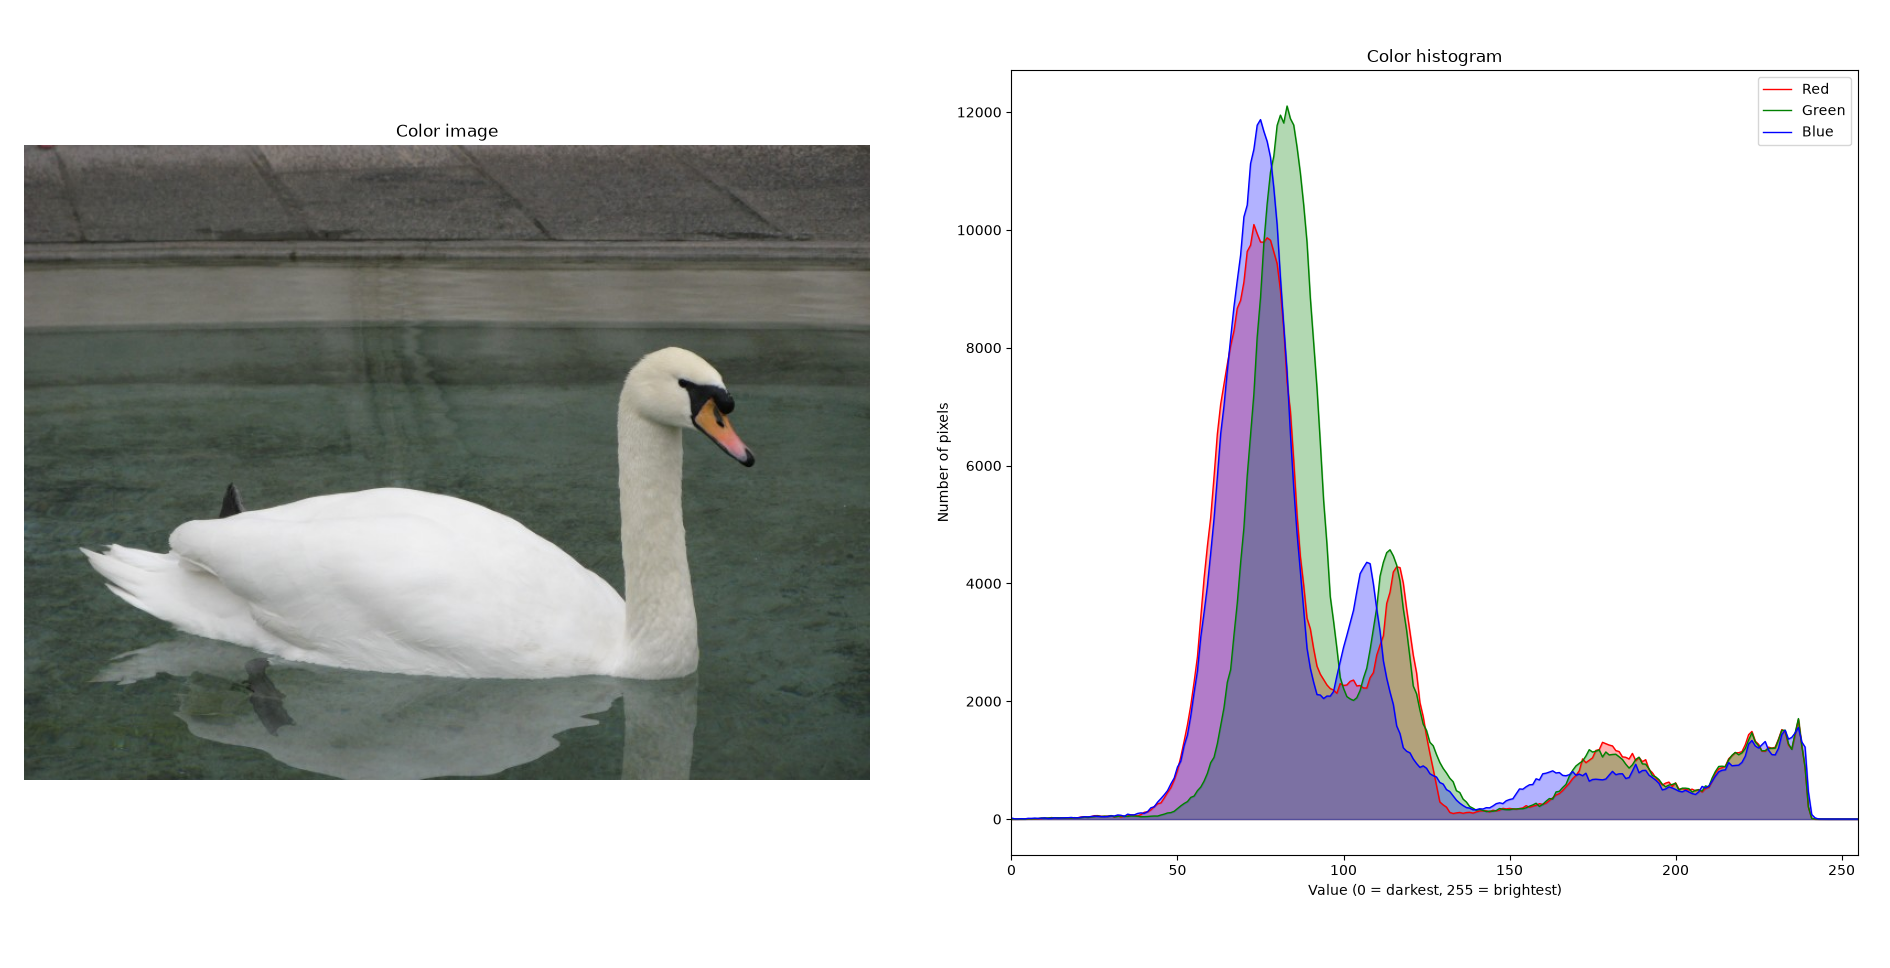

Here is the Python script that generated this plot:
import sys

import numpy as np
from PIL import Image
import matplotlib.pyplot as plt

CHANNELS = [("Red", "red"), ("Green", "green"), ("Blue", "blue")]


def load_image(path):
    image = Image.open(path)

    return np.array(image.convert("RGB"))


def calculate_histogram(pixels):
    histogram = [0] * 256 

    for value in pixels.flatten():
        histogram[value] += 1

    return histogram


def show_histograms(pixels, histograms):
    figure, (image_axis, histogram_axis) = plt.subplots(1, 2, figsize=(12, 5))

    # left side: image
    image_axis.imshow(pixels)
    image_axis.set_title("Color image")
    image_axis.axis("off")

    # right side: histograms
    x_values = range(256)
    for label, plot_color, histogram in histograms:
        histogram_axis.fill_between(x_values, histogram, color=plot_color, alpha=0.3)
        histogram_axis.plot(x_values, histogram, color=plot_color, label=label, linewidth=1)

    histogram_axis.set_title("Color histogram")
    histogram_axis.set_xlabel("Value (0 = darkest, 255 = brightest)")
    histogram_axis.set_ylabel("Number of pixels")
    histogram_axis.set_xlim(0, 255)
    histogram_axis.legend()

    plt.tight_layout()
    plt.show()

def calculate_all_histograms(pixels):
    results = []
    for channel_index, (name, plot_color) in enumerate(CHANNELS):
        channel_pixels = pixels[:, :, channel_index]

        histogram = calculate_histogram(channel_pixels)
        results.append((name, plot_color, histogram))

    return results


def main():
    if len(sys.argv) != 2:
        print("Usage: python histogram.py <image_path>")
        sys.exit(1)

    image_path = sys.argv[1]

    pixels = load_image(image_path)
    histograms = calculate_all_histograms(pixels)

    height, width = pixels.shape[0], pixels.shape[1]
    print(f"Image size: {width} x {height} pixels")
    print(f"Mode: color (RGB)")

    for label, _, histogram in histograms:
        print(f"{label}: {sum(histogram)} pixels counted")

    show_histograms(pixels, histograms)


if __name__ == "__main__":
    main()
